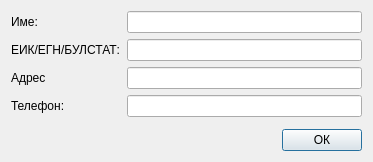
<?xml version="1.0" encoding="UTF-8"?>
<ui version="4.0">
 <class>RecipientEditViewClass</class>
 <widget class="QDialog" name="RecipientEditViewClass">
  <property name="windowModality">
   <enum>Qt::ApplicationModal</enum>
  </property>
  <property name="geometry">
   <rect>
    <x>0</x>
    <y>0</y>
    <width>373</width>
    <height>162</height>
   </rect>
  </property>
  <property name="windowTitle">
   <string>RecipientEditView</string>
  </property>
  <layout class="QVBoxLayout" name="verticalLayout_3">
   <item>
    <layout class="QHBoxLayout" name="horizontalLayout_2">
     <item>
      <layout class="QVBoxLayout" name="verticalLayout">
       <item>
        <widget class="QLabel" name="label">
         <property name="text">
          <string>Име:</string>
         </property>
        </widget>
       </item>
       <item>
        <widget class="QLabel" name="label_2">
         <property name="text">
          <string>ЕИК/ЕГН/БУЛСТАТ:</string>
         </property>
        </widget>
       </item>
       <item>
        <widget class="QLabel" name="label_3">
         <property name="text">
          <string>Адрес</string>
         </property>
        </widget>
       </item>
       <item>
        <widget class="QLabel" name="label_4">
         <property name="text">
          <string>Телефон:</string>
         </property>
        </widget>
       </item>
      </layout>
     </item>
     <item>
      <layout class="QVBoxLayout" name="verticalLayout_2">
       <item>
        <widget class="QLineEdit" name="nameEdit">
         <property name="maxLength">
          <number>400</number>
         </property>
        </widget>
       </item>
       <item>
        <widget class="QLineEdit" name="idEdit">
         <property name="maxLength">
          <number>13</number>
         </property>
        </widget>
       </item>
       <item>
        <widget class="QLineEdit" name="addressEdit">
         <property name="maxLength">
          <number>400</number>
         </property>
        </widget>
       </item>
       <item>
        <widget class="QLineEdit" name="phoneEdit">
         <property name="maxLength">
          <number>20</number>
         </property>
        </widget>
       </item>
      </layout>
     </item>
    </layout>
   </item>
   <item>
    <spacer name="verticalSpacer">
     <property name="orientation">
      <enum>Qt::Vertical</enum>
     </property>
     <property name="sizeHint" stdset="0">
      <size>
       <width>20</width>
       <height>1</height>
      </size>
     </property>
    </spacer>
   </item>
   <item>
    <layout class="QHBoxLayout" name="horizontalLayout">
     <item>
      <spacer name="horizontalSpacer">
       <property name="orientation">
        <enum>Qt::Horizontal</enum>
       </property>
       <property name="sizeHint" stdset="0">
        <size>
         <width>40</width>
         <height>20</height>
        </size>
       </property>
      </spacer>
     </item>
     <item>
      <widget class="QPushButton" name="okButton">
       <property name="text">
        <string>ОК</string>
       </property>
      </widget>
     </item>
    </layout>
   </item>
  </layout>
 </widget>
 <layoutdefault spacing="6" margin="11"/>
 <resources/>
 <connections/>
</ui>
